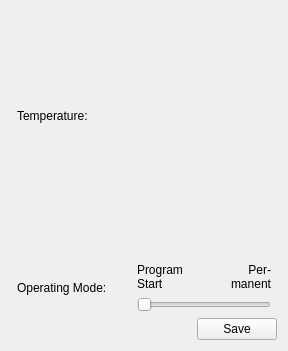
<?xml version="1.0" encoding="UTF-8"?>
<ui version="4.0">
 <class>Settings::COvenSettingsWidget</class>
 <widget class="QWidget" name="Settings::COvenSettingsWidget">
  <property name="geometry">
   <rect>
    <x>0</x>
    <y>0</y>
    <width>288</width>
    <height>351</height>
   </rect>
  </property>
  <property name="windowTitle">
   <string>Form</string>
  </property>
  <layout class="QGridLayout" name="gridLayout_3">
   <item row="0" column="1">
    <spacer name="verticalSpacer_3">
     <property name="orientation">
      <enum>Qt::Vertical</enum>
     </property>
     <property name="sizeHint" stdset="0">
      <size>
       <width>17</width>
       <height>0</height>
      </size>
     </property>
    </spacer>
   </item>
   <item row="1" column="0">
    <spacer name="horizontalSpacer_3">
     <property name="orientation">
      <enum>Qt::Horizontal</enum>
     </property>
     <property name="sizeHint" stdset="0">
      <size>
       <width>0</width>
       <height>17</height>
      </size>
     </property>
    </spacer>
   </item>
   <item row="1" column="1">
    <layout class="QGridLayout" name="gridLayout_2">
     <item row="0" column="0">
      <widget class="QLabel" name="labelTemperature">
       <property name="text">
        <string>Temperature:</string>
       </property>
      </widget>
     </item>
     <item row="0" column="1">
      <spacer name="horizontalSpacer">
       <property name="orientation">
        <enum>Qt::Horizontal</enum>
       </property>
       <property name="sizeHint" stdset="0">
        <size>
         <width>40</width>
         <height>20</height>
        </size>
       </property>
      </spacer>
     </item>
     <item row="0" column="2">
      <layout class="QHBoxLayout" name="horizontalLayout_2">
       <item>
        <widget class="MainMenu::CWheelPanel" name="scrollPanelWidget" native="true">
         <property name="minimumSize">
          <size>
           <width>110</width>
           <height>210</height>
          </size>
         </property>
        </widget>
       </item>
       <item>
        <spacer name="horizontalSpacer_5">
         <property name="orientation">
          <enum>Qt::Horizontal</enum>
         </property>
         <property name="sizeHint" stdset="0">
          <size>
           <width>40</width>
           <height>20</height>
          </size>
         </property>
        </spacer>
       </item>
      </layout>
     </item>
     <item row="1" column="1">
      <spacer name="verticalSpacer">
       <property name="orientation">
        <enum>Qt::Vertical</enum>
       </property>
       <property name="sizeHint" stdset="0">
        <size>
         <width>20</width>
         <height>40</height>
        </size>
       </property>
      </spacer>
     </item>
     <item row="2" column="0">
      <widget class="QLabel" name="labelOperatingMode">
       <property name="text">
        <string>Operating Mode:</string>
       </property>
      </widget>
     </item>
     <item row="2" column="2">
      <layout class="QGridLayout" name="gridLayout">
       <item row="0" column="0">
        <widget class="QLabel" name="labelProgramStart">
         <property name="text">
          <string>Program
Start</string>
         </property>
        </widget>
       </item>
       <item row="0" column="1">
        <widget class="QLabel" name="labelDeviceStart">
         <property name="text">
          <string>Per-
manent</string>
         </property>
         <property name="alignment">
          <set>Qt::AlignRight|Qt::AlignTrailing|Qt::AlignVCenter</set>
         </property>
         <property name="margin">
          <number>0</number>
         </property>
         <property name="indent">
          <number>-1</number>
         </property>
        </widget>
       </item>
       <item row="1" column="0" colspan="2">
        <widget class="MainMenu::CSliderControl" name="horizontalSlider">
         <property name="orientation">
          <enum>Qt::Horizontal</enum>
         </property>
        </widget>
       </item>
      </layout>
     </item>
    </layout>
   </item>
   <item row="1" column="2">
    <spacer name="horizontalSpacer_4">
     <property name="orientation">
      <enum>Qt::Horizontal</enum>
     </property>
     <property name="sizeHint" stdset="0">
      <size>
       <width>0</width>
       <height>17</height>
      </size>
     </property>
    </spacer>
   </item>
   <item row="2" column="1">
    <spacer name="verticalSpacer_2">
     <property name="orientation">
      <enum>Qt::Vertical</enum>
     </property>
     <property name="sizeHint" stdset="0">
      <size>
       <width>17</width>
       <height>0</height>
      </size>
     </property>
    </spacer>
   </item>
   <item row="3" column="0" colspan="3">
    <layout class="QHBoxLayout" name="horizontalLayout">
     <item>
      <spacer name="horizontalSpacer_2">
       <property name="orientation">
        <enum>Qt::Horizontal</enum>
       </property>
       <property name="sizeHint" stdset="0">
        <size>
         <width>40</width>
         <height>20</height>
        </size>
       </property>
      </spacer>
     </item>
     <item>
      <widget class="QPushButton" name="btnApply">
       <property name="focusPolicy">
        <enum>Qt::NoFocus</enum>
       </property>
       <property name="text">
        <string>Save</string>
       </property>
      </widget>
     </item>
    </layout>
   </item>
  </layout>
 </widget>
 <customwidgets>
  <customwidget>
   <class>MainMenu::CSliderControl</class>
   <extends>QSlider</extends>
   <header>MainMenu/Include/SliderControl.h</header>
  </customwidget>
  <customwidget>
   <class>MainMenu::CWheelPanel</class>
   <extends>QWidget</extends>
   <header>MainMenu/Include/WheelPanel.h</header>
   <container>1</container>
  </customwidget>
 </customwidgets>
 <resources/>
 <connections/>
</ui>
